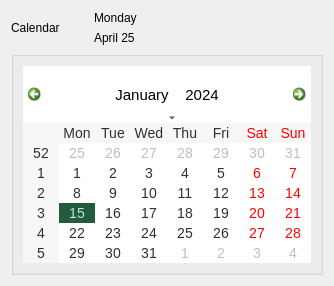
          <widget class="QWidget" name="calendar">
           <property name="styleSheet">
            <string notr="true"/>
           </property>
           <layout class="QVBoxLayout" name="verticalLayout_14" stretch="1,10">
            <item>
             <layout class="QHBoxLayout" name="horizontalLayout_5" stretch="2,6">
              <item>
               <widget class="QLabel" name="label_8">
                <property name="styleSheet">
                 <string notr="true">font: 16pt &quot;Calibri&quot;;</string>
                </property>
                <property name="text">
                 <string>Calendar</string>
                </property>
               </widget>
              </item>
              <item>
               <layout class="QVBoxLayout" name="verticalLayout_15">
                <item>
                 <widget class="QLabel" name="label_9">
                  <property name="text">
                   <string>Monday</string>
                  </property>
                 </widget>
                </item>
                <item>
                 <widget class="QLabel" name="label_10">
                  <property name="text">
                   <string>April 25</string>
                  </property>
                 </widget>
                </item>
               </layout>
              </item>
             </layout>
            </item>
            <item>
             <layout class="QVBoxLayout" name="verticalLayout_13">
              <item>
               <widget class="QGroupBox" name="groupBox_4">
                <property name="title">
                 <string/>
                </property>
                <layout class="QVBoxLayout" name="verticalLayout_16">
                 <item>
                  <widget class="QCalendarWidget" name="calendarWidget">
                   <property name="styleSheet">
                    <string notr="true">QCalendarWidget QToolButton {
	background:white;
	height: 50px;
	font: 15px;
	color:black;
}

QCalendarWidget QToolButton#qt_calendar_prevmonth {
	background-color: none;
    icon-size: 15px;
}

QCalendarWidget QToolButton#qt_calendar_nextmonth {
	background-color:none;
    icon-size: 15px;
}


QCalendarWidget QWidget {background-color: 	white;}





QCalendarWidget QAbstractItemView:enabled 
  {
  	font-size:14px;  
  	color: rgb(48, 47, 47);  
  	background-color: white;  
  	selection-background-color: #235c3d; 
  	selection-color: #bee6d1; 
  }

QCalendarWidget QWidget#qt_calendar_navigationbar
{ 
  background-color: white;
}

QCalendarWidget QSpinBox { 
  	width: 50px; 
  	font-size:14px; 
  	color: black; 
  	background-color:white; 
  	selection-background-color: rgb(136, 136, 136);
  	selection-color: rgb(255, 255, 255);
  }


 QCalendarWidget QMenu {
  	width: 100px;
  	left: 20px;
  	color: black;
  	font-size: 14px;
  	background-color:white;
  }</string>
                   </property>
                   <property name="maximumDate">
                    <date>
                     <year>9999</year>
                     <month>10</month>
                     <day>30</day>
                    </date>
                   </property>
                  </widget>
                 </item>
                </layout>
               </widget>
              </item>
             </layout>
            </item>
           </layout>
          </widget>
